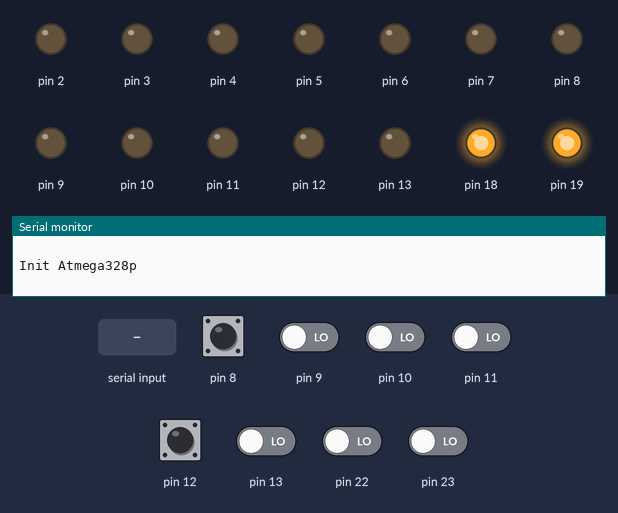
Bench run of a sketch on a simulated Arduino Uno, built with avr-gcc and run on an emulated ATmega328P. On the bench: output pins drawn as LEDs (lit = HIGH), the last lines printed to the serial monitor. Inputs (shaded band) come from the test bench; at power-on: pin 8, pin 12 HIGH, pin 9–11, pin 13, pin 22, pin 23 LOW.

Above: at 1.2 s.
1.3 s: "w90\n" received over Serial
At 2.2 s:
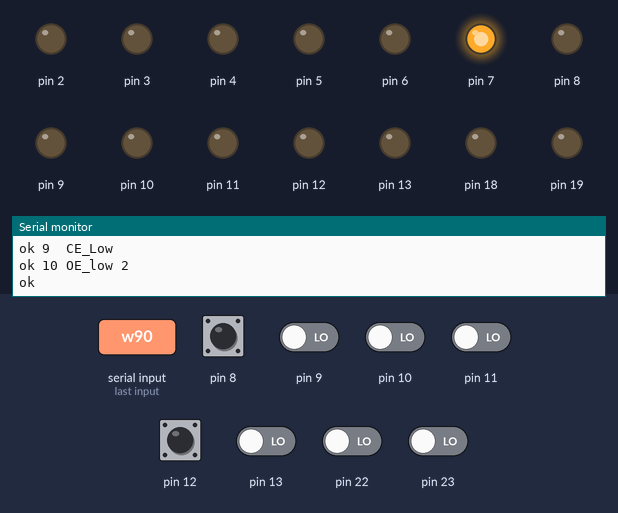
2.9 s: byte 114 ('r') received over Serial
At 3.6 s:
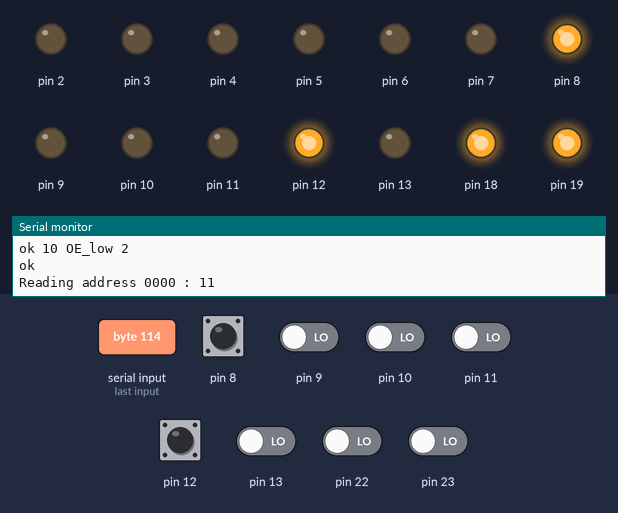
4.5 s: byte 119 ('w') received over Serial
At 5.8 s:
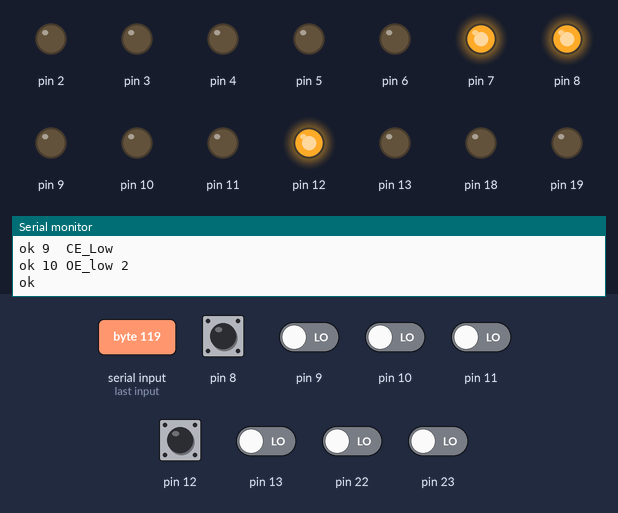
6.1 s: "r90\n" received over Serial
At 7.2 s:
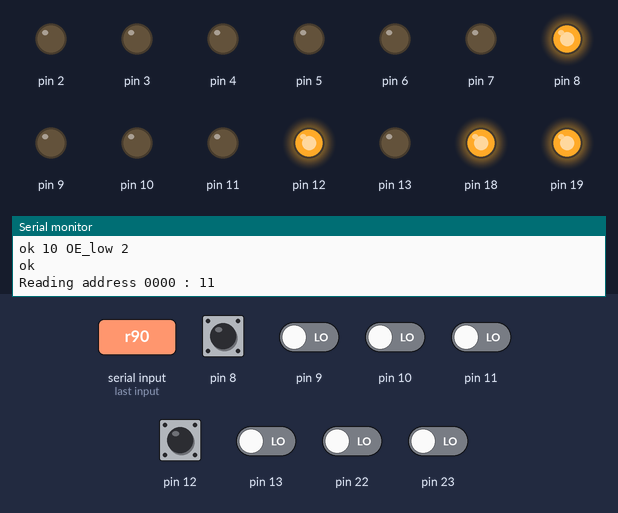
7.7 s: "r,45\n" received over Serial
Timing chart, 0 to 10.7 s (numbered marks = the images above; inputs shaded):
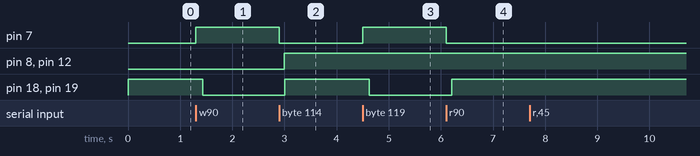

Measured:
- after the input at 1.3 s, pin 7: LOW → HIGH at once; pin 18, pin 19: HIGH → LOW after 0.13 s
- after the input at 2.9 s, pin 7: HIGH → LOW at once; pin 8, pin 12, pin 18, pin 19: LOW → HIGH after 0.10 s
- after the input at 4.5 s, pin 7: LOW → HIGH at once; pin 18, pin 19: HIGH → LOW after 0.13 s
- after the input at 6.1 s, pin 7: HIGH → LOW at once; pin 18, pin 19: LOW → HIGH after 0.10 s

The sketch:

repl_04_write.ino
```cpp
#define DELAY 25

enum State { waitingCommand, readingAddress, readingData, readingReadSize };


/*
 * portB 0-7 <-> data bus
 *
 * portC 0  -> A0
 * portC 1  -> A1
 * portC 2  -> A2
 * portC 3  -> A3
 * portC 4  -> CE
 * portC 5  -> OE
 * portC 6 <- RESET
 * portC 7 --- N/A
 *
 * portD 0 <-  Rx
 * portD 1  -> Tx
 * portD 2  -> A4
 * portD 3  -> A5
 * portD 4  -> A6
 * portD 5  -> A7
 * portD 6  -> A8
 * portD 7  -> 5/25 v selector for Vpp
 *
 */

// use when reading
void CE_Disable() {
  PORTC |= B00010000;
}

// use when reading
void CE_Enable() {
  PORTC &= B11101111;
}

// use when writing
void CE_High() {
  CE_Disable();
}

// use when writing
void CE_Low() {
  CE_Enable();
}

// use when reading
void OE_Disable() {
  PORTC |= B00100000;
}

// use when reading
void OE_Enable() {
  PORTC &= B11011111;
}

// use when writing
void OE_High() {
  OE_Disable();
}

// use when writing
void OE_Low() {
  OE_Enable();
}

void dataBusAsInput() {
  PORTB = 0x11;
  DDRB = 0x00;
}

void dataBusAsOutput() {
  PORTB = 0x00;
  DDRB = 0xff;
}

void controlLinesEnable() {
  DDRC |= B00110000;      // OE, CE
  DDRD |= B10000000;      // r/w

}

void setModeRead() {
  PORTD &= B01111111;
}

void setModeWrite() {
  PORTD |= B10000000;
}

void addressBusEnable() {
  DDRC |= B00001111;      // address bus[3:0]
  DDRD |= B01111100;      // address bus[8:4]
}

void fixBaudRateDivisor() {
  UBRR0L = B01100111;
}


void setAddress(unsigned int address) {
  PORTC &= B11110000;
  PORTD &= B10000011;

  // address 0 PORTC0
  if ( address % 2 ) {
    PORTC |= B00000001;
  }

  // address 1 PORTC1
  address /= 2;
  if ( address % 2 ) {
    PORTC |= B00000010;
  }

  // address 2 PORTC2
  address /= 2;
  if ( address % 2 ) {
    PORTC |= B00000100;
  }

  // address 3 PORTC3
  address /= 2;
  if ( address % 2 ) {
    PORTC |= B00001000;
  }

  // address 4 PORTD2
  address /= 2;
  if ( address % 2 ) {
    PORTD |= B00000100;
  }

  // address 5 PORTD3
  address /= 2;
  if ( address % 2 ) {
    PORTD |= B00001000;
  }

  // address 6 PORTD4
  address /= 2;
  if ( address % 2 ) {
    PORTD |= B00010000;
  }

  // address 7 PORTD5
  address /= 2;
  if ( address % 2 ) {
    PORTD |= B00100000;
  }

  // address 8 PORTD6
  address /= 2;
  if ( address % 2 ) {
    PORTD |= B01000000;
  }


}

void printMenu(int address, byte data, unsigned int readSize, bool autoincrement) {
  Serial.print("#####################################################\n");
  Serial.print("MENU Version 4 write\n");
  Serial.print("#####################################################\n");
  Serial.print("a  set address               : (");
  printAligned(address,4);
  Serial.print(")\n");
  Serial.print("d  set data                  : (");
  printAligned(data,2);
  Serial.print(")\n");
  Serial.print("s  set read size             : (");
  printAligned(readSize,4);
  Serial.print(")\n");
  Serial.print("r  read\n");
  Serial.print("w  write (not implemented)\n");
  Serial.print("@  print current address values\n");
  Serial.print("+  increment current address\n");
  Serial.print("-  decrement current address\n");
  Serial.print("i  autoincrement mode        : (");
  if (autoincrement) {
    Serial.print("ON");
  } else {
    Serial.print("OFF");
  }
  Serial.print(")\n");
  Serial.print("\n");
}

byte hexa2int(char cmd) {
  byte result = 0;;
  if (cmd >= 'a' && cmd <= 'f') {
    return  10 + cmd - 'a';
  } else if ( cmd >= '0' && cmd <= '9') {
    return cmd - '0';
  }
}

void printAligned(unsigned int value, byte cols) {
  if (cols == 2) {
    if (value < 16) {
      Serial.print("0");
    }
  } else if (cols == 4) {
    if (value < 4096) {
      Serial.print("0");
    }
    if (value < 256) {
      Serial.print("0");
    }
    if (value < 16) {
      Serial.print("0");
    }
  } else {
    // error
  }
  Serial.print(value,HEX);
}

void setup() {
  Serial.begin(9600);
  fixBaudRateDivisor();
  dataBusAsInput();
  CE_Disable();
  OE_Disable();
  controlLinesEnable();
  addressBusEnable();
  setModeRead();

  Serial.write("   \nInit Atmega328p\n");
}


State state = waitingCommand;

byte pos;
byte data;
unsigned int address;
bool autoincrement = false;
unsigned int readSize = 1;
//bool writing = false;

void loop() {
  byte col = 0;
  if (Serial.available()) {
    char cmd = Serial.read();
    switch(state) {
      case waitingCommand :
        switch (cmd) {
          case 'w': // write
            Serial.print("\nWriting ");
            Serial.print(data, HEX);
            Serial.print(" in ");
            Serial.print(address, HEX);
            Serial.print("\n");

            Serial.print("ok 0\n");
            setModeWrite();

            delay(100);
            Serial.print("ok 1\n");
            OE_Low();

            delay(1);
            //Serial.print("ok 2  OE_low\n");
            CE_Low();
            delay(1);
            //Serial.print("ok 3 CE_low\n");
            setAddress(address);
            delay(1);
            //Serial.print("ok 4  setAddress\n");
            dataBusAsOutput();
            delay(1);
            //Serial.print("ok 5 dataBusAsOutput\n");
            PORTB = data;
            delay(1);
            //Serial.print("ok 6 portb = data\n");
            OE_High();
            delay(1);   // Toes 2us
            //Serial.print("ok 7  OE_high\n");
            CE_High();
            delay(23);  // Tpw 50us
            Serial.print("ok 8 CE_high Tpw\n");
            CE_Low();

            //delay(1);
            Serial.print("ok 9  CE_Low\n");
            OE_Low();
            delay(1);
            Serial.print("ok 10 OE_low 2\n");


            Serial.print("ok\n");
            if (autoincrement) {
              ++address;
            }

            state = waitingCommand;
          break;

          case 'r': // read
            if (readSize == 1) {
              Serial.print("\nReading address ");
              printAligned(address,4);
              Serial.print(" : ");
            } else {
              Serial.print("Reading address from: ");
              printAligned(address,4);
              Serial.print(" to : ");
              printAligned(address + readSize ,4);
              Serial.print("\n");
              printAligned(address,4);
              Serial.print("  ");
              autoincrement = true;
            }
            //if ( writing ) {
              setModeRead();
              //writing = false;
              delay(100);
            //}


            dataBusAsInput();

            while ( readSize > 0 ) {
              setAddress(address);
              delay(1);
              CE_Enable();
              delay(1);
              OE_Enable();
              delay(1);

              data = PINB;
              printAligned(data,2);
              Serial.print("  ");
              if (col == 7 ) {
                Serial.print("\n");
                printAligned(address,4);
                Serial.print("  ");

                col = 0;
              } else {
                ++col;
              }
              OE_Disable();
              CE_Disable();
              if (autoincrement) {
                ++address;
              }
              --readSize;
            }
            readSize = 1;
            Serial.print("\n");
            state = waitingCommand;
          break;
          case 's':
            state = readingReadSize;
            pos = 0;
            readSize = 0;
            Serial.print("Size? (xxxx): ");
           break;
          case 'a': // set address
            state = readingAddress;
            pos = 0;
            address = 0;
            Serial.print("\nAddress? (xxxx): ");
          break;

          case 'd': // set data
            state = readingData;
            pos = 0;
            data = 0;
            Serial.print("Data? (xx):");
          break;

          case '@': // read address
            Serial.print("Current address : ");
            printAligned(address,4);
            Serial.print(" Current data : ");
            printAligned(data,2);
            ++address;
            Serial.print("\n");
          break;
          case '+':
            ++address;
            Serial.print("Current address : ");
            printAligned(address,4);
            Serial.print("\n");
          break;
          case '-':
            --address;
            Serial.print("Current address : ");
            printAligned(address,4);
            Serial.print("\n");
          break;
          case '?':
            printMenu(address, data, readSize, autoincrement);
          break;
          case 'i':
            autoincrement = !autoincrement;
            Serial.print("Autoincrement mode ");
            if ( autoincrement ) {
              Serial.print(" ON\n");
            } else {
              Serial.print(" OFF\n");
            }
          break;
        }
      break;
      case readingAddress:
        Serial.write(cmd);
        address *= 16;
        address += hexa2int(cmd);
        ++pos;
        if (pos == 4) {
          Serial.print("\n");
          state = waitingCommand;
        }
      break;

      case readingReadSize:
        Serial.write(cmd);
        readSize *= 16;
        readSize += hexa2int(cmd);
        ++pos;
        if (pos == 4) {
          Serial.print("\n");
          state = waitingCommand;
        }
      break;

      case readingData:
        Serial.write(cmd);
        data *= 16;
        data += hexa2int(cmd);
        ++pos;
        if (pos == 2) {
          Serial.print("\n");
          state = waitingCommand;
        }
      break;
    }
  }
}
```
